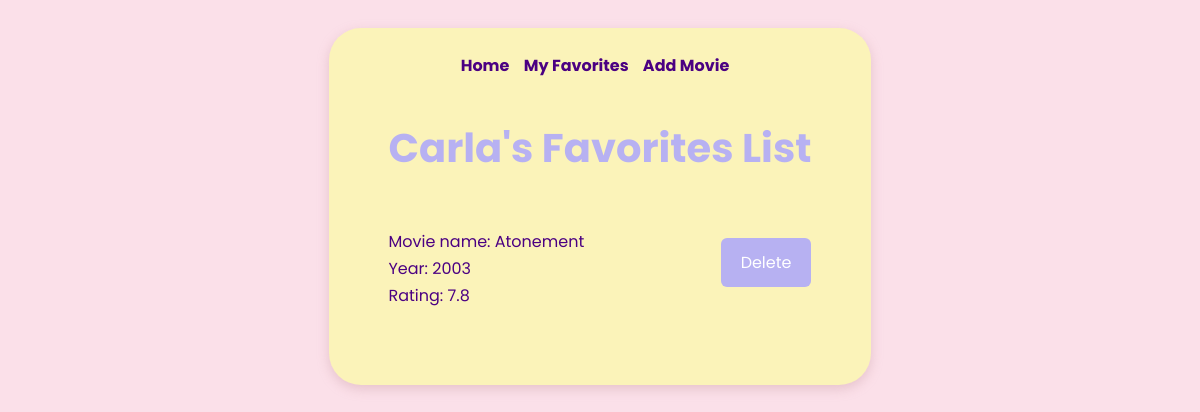
Page /users/1 on the committed database.
### datamanager/data_models.py (models this page shows, shortened)
class User(db.Model):
    __tablename__ = "users"
    id = Column(Integer, primary_key=True, autoincrement=True)
    name = Column(String)
    birthday = Column(Date)
    movies = db.relationship('UserMovie', backref='user', lazy=True)
    def __str__(self):
        return f"Name: {self.name}, id: {self.id}, birthday: {self.birthday}"

class Movie(db.Model):
    __tablename__ = "movies"
    id = Column(Integer, primary_key=True, autoincrement=True)
    name = Column(String)
    director = Column(String)
    year = Column(Integer)
    rating = Column(Float)
    user_movies = db.relationship('UserMovie', backref='movie', lazy=True)

### app.py (the view)
@app.route('/users/<user_id>')
def list_user_movies(user_id):
    user = data_models.User.query.get(user_id)
    user_movies = data_manager.get_user_movies(user_id)
    return render_template('user_movies.html', user_movies=user_movies, user=user)

### datamanager/sqlite_data_manager.py (called while the page is built)
    def get_user_movies(self, user_id):
        user_movies = self.models.User.query.get(user_id).movies
        for user_movie in user_movies:
            print(user_movie.movie_id)
        actual_movies = [um.movie for um in user_movies]
        return actual_movies

### templates/user_movies.html (shortened to what this page needs)
<!DOCTYPE html>
<html lang="en">
<head>
    <link rel="stylesheet" href="/static/styles.css">
</head>
<body>
<main>
    <nav>
        <a class="nav_element" href="/">Home</a>
        <a class="nav_element" href="/users/{{ user.id }}">My Favorites</a>
        <a class="nav_element" href="/users/{{ user.id }}/add_movie">Add Movie</a>
    </nav>
    <h1>{{ user.name }}'s Favorites List</h1>
    <div>
        <ul>
            {% for movie in user_movies %}
            <li>
                <div>
                    Movie name: {{ movie.name }} <br>
                    Year: {{ movie.year }} <br>
                    Rating: {{ movie.rating }} <br>
                </div>
                <div>
                    <form method="POST"
                          action="{{ url_for('delete_movie_from_favs', user_id=user.id, movie_id=movie.id) }}">
                        <button type="submit">Delete</button>
                    </form>
                </div>
            </li>
            {% endfor %}
        </ul>
    </div>
</main>
</body>
</html>

### static/styles.css (style rules this page uses)
body { background-color: #FBE0E9; font-family: 'Poppins', sans-serif; color: #4B0082; display: flex; justify-content: center; }
main { background-color: #FBF3B9; border-radius: 2rem; padding: 25px 60px; margin: 20px; box-shadow: 0 4px 12px rgba(200, 150, 160, 0.4); }
nav { text-align: center; margin-bottom: 40px; }
.nav_element { text-decoration: none; font-weight: bold; color: #4B0082; margin-right: 10px; }
h1 { font-family: 'Poppins', sans-serif; font-weight: bold; font-size: 2.5em; color: #B7B1F2; text-align: center; margin-bottom: 50px; }
ul { padding: 0; list-style-type: none; }
li { display: flex; justify-content: space-between; margin-bottom: 50px; color: #4B0082; line-height: 1.7; }
form { margin-top: 10px; text-align: center; }
#update-button, form button { text-decoration: none; display: inline-block; padding: 12px 20px; background-color: #B7B1F2; color: white; border: none; border-radius: 6px; cursor: pointer; font-size: 1em; font-family: 'Poppins', sans-serif; }

### rows in the picture
User: name "Carla"
Movie: name "Atonement", year "2003", rating "7.8"
